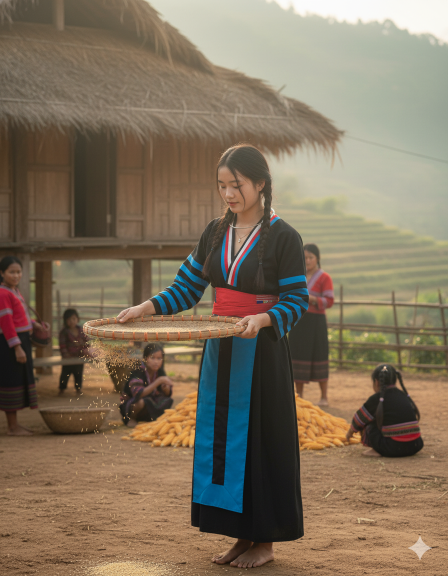
#> input picture data/01.png, 896 x 1152 px (shown at 1/2 size)
$ python simple_video_creator.py --image data/01.png --audio data/03.png
#> lines starting #> are read from the running program, lines starting #| are printed output that depends on the picture
#!/usr/bin/env python3
"""
Simple Video Creator
Create videos from images and audio files with different size presets
"""

import os
from pathlib import Path
from moviepy.editor import ImageClip, AudioFileClip
from PIL import Image, ImageOps
import argparse

# Video presets (width, height, description)
VIDEO_PRESETS = {
    'youtube': (1920, 1080, 'YouTube HD (16:9)'),
    'youtube_short': (1080, 1920, 'YouTube Shorts (9:16)'),
    'tiktok': (1080, 1920, 'TikTok (9:16)'),
    'instagram_post': (1080, 1080, 'Instagram Post (1:1)'),
    'instagram_story': (1080, 1920, 'Instagram Story (9:16)'),
    'facebook': (1280, 720, 'Facebook (16:9)')
}

def resize_image(image_path, target_size):
    """Resize image to fit target size while maintaining aspect ratio"""
#> called with image_path = 'data/01.png', target_size = (1920, 1080)
    img = Image.open(image_path)
#> img is the input picture: PIL image 896x1152 RGBA; mean R, G, B, A 129.3, 114.2, 94, 255
    img = ImageOps.contain(img, target_size, method=Image.Resampling.LANCZOS)
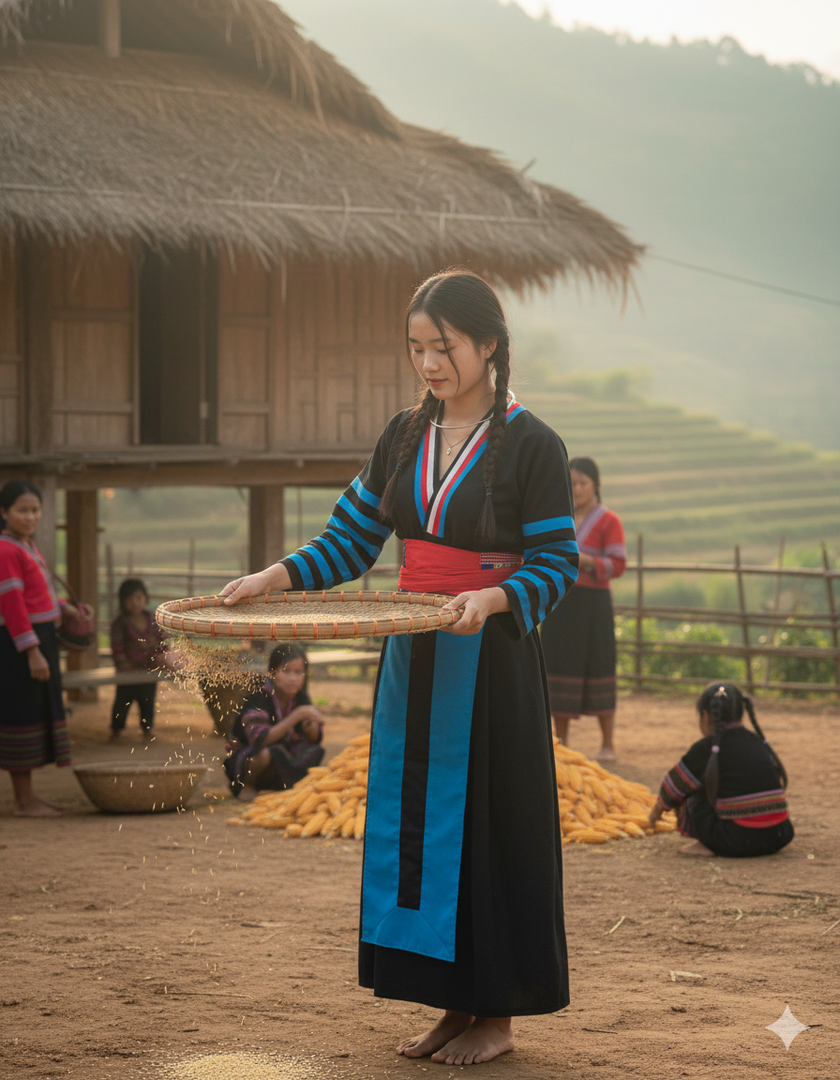
#> img: PIL image 840x1080 RGBA; mean R, G, B, A 129.3, 114.2, 94, 255

    # Create new image with target size and paste the resized image
    new_img = Image.new('RGB', target_size, (0, 0, 0))  # Black background
#> new_img: PIL image 1920x1080 RGB; every value is 0
    new_img.paste(
        img,
        ((target_size[0] - img.size[0]) // 2, (target_size[1] - img.size[1]) // 2)
    )
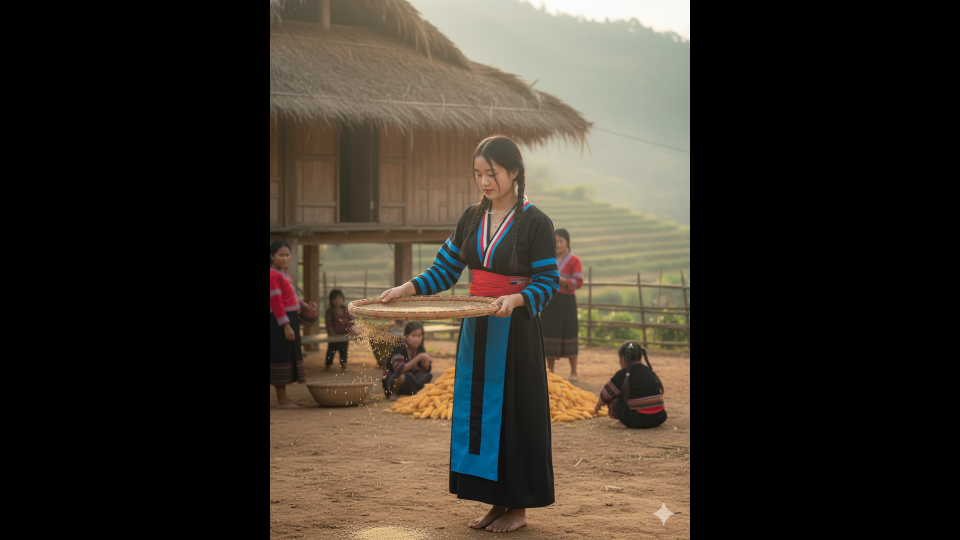
#> new_img: PIL image 1920x1080 RGB (shown at 1/2 size); mean R, G, B 56.6, 50, 41.1
    return new_img

def create_video(image_path, audio_path, output_path, preset='youtube', custom_size=None):
    """Create a video from image and audio"""
    # Get dimensions
    if preset == 'custom' and custom_size and len(custom_size) == 2:
        width, height = custom_size
        preset_name = f'Custom ({width}x{height})'
    else:
        width, height, preset_name = VIDEO_PRESETS.get(preset, VIDEO_PRESETS['youtube'])

    print(f"🎥 Creating {preset_name} video: {width}x{height}")

    # Load and resize image
    print(f"🖼️  Processing image...")
    resized_img = resize_image(image_path, (width, height))

    # Save resized image to temporary file
    temp_img_path = 'temp_resized_image.jpg'
    resized_img.save(temp_img_path, 'JPEG')

    # Load audio
    print(f"🔊 Loading audio...")
    audio = AudioFileClip(audio_path)

    # Create video from image
    video = ImageClip(temp_img_path, duration=audio.duration)
    video = video.set_audio(audio)

    # Export
    print(f"🚀 Exporting video...")
    video.write_videofile(
        output_path,
        fps=24,
        codec='libx264',
        audio_codec='aac',
        temp_audiofile='temp-audio.m4a',
        remove_temp=True,
        logger='bar'  # Show progress bar
    )

    # Clean up
    if os.path.exists(temp_img_path):
        os.remove(temp_img_path)

    print(f"✅ Video saved to: {output_path}")

def list_presets():
    """List all available video presets"""
    print("\nAvailable video presets:")
    for name, (w, h, desc) in VIDEO_PRESETS.items():
        print(f"  {name:15} - {w}x{h}: {desc}")
    print("\nExample: --preset tiktok")
    print("Or use custom size: --preset custom --width 800 --height 1200")

def main():
    parser = argparse.ArgumentParser(description='Create video from image and audio')

    # Required arguments
    parser.add_argument('--image', required=True, help='Path to image file')
    parser.add_argument('--audio', required=True, help='Path to audio file')
    parser.add_argument('--output', default='output.mp4', help='Output video file')

    # Video size options
    parser.add_argument('--preset', default='youtube',
                      help='Video size preset (youtube, tiktok, instagram_post, etc.)')
    parser.add_argument('--width', type=int, help='Custom width (use with --preset custom)')
    parser.add_argument('--height', type=int, help='Custom height (use with --preset custom)')
    parser.add_argument('--list-presets', action='store_true',
                      help='List all available video size presets and exit')

    args = parser.parse_args()

    # List presets if requested
    if args.list_presets:
        return list_presets()

    # Validate preset
    if args.preset.lower() not in VIDEO_PRESETS and args.preset.lower() != 'custom':
        print(f"❌ Error: Unknown preset '{args.preset}'. Use --list-presets to see available options.")
        return 1

    # Validate custom size if using custom preset
    custom_size = None
    if args.preset.lower() == 'custom':
        if not args.width or not args.height:
            print("❌ Error: --width and --height are required when using --preset custom")
            return 1
        custom_size = (args.width, args.height)

    # Create output directory if it doesn't exist
    output_dir = os.path.dirname(args.output)
    if output_dir and not os.path.exists(output_dir):
        os.makedirs(output_dir)

    # Create the video
    try:
        create_video(
            args.image,
            args.audio,
            args.output,
            preset=args.preset.lower(),
            custom_size=custom_size
        )
#> (the call stopped at in create_video, `audio = AudioFileClip(audio_path)`: moviepy is not available in this run)
    except Exception as e:
        print(f"❌ Error: {str(e)}")
        return 1

    return 0

if __name__ == "__main__":
    main()
